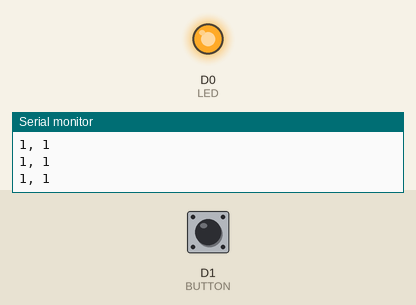
Simulated run of this sketch. Board: Seeed XIAO (SAMD21). Shown: output pins drawn as LEDs (lit = HIGH), the last lines printed to the serial monitor. The test bench sets the inputs (shaded band); at power-on: D1 (BUTTON) HIGH.

Above: at 1.2 s.
1.3 s: D1 (BUTTON) pulled LOW for 0.15 s
At 1.8 s:
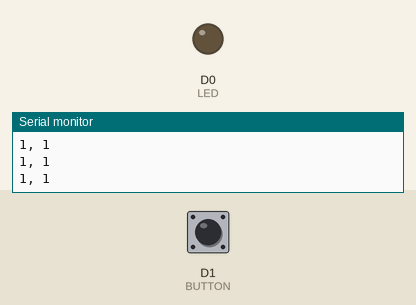
2.9 s: D1 (BUTTON) pulled LOW for 1 s
At 4.3 s:
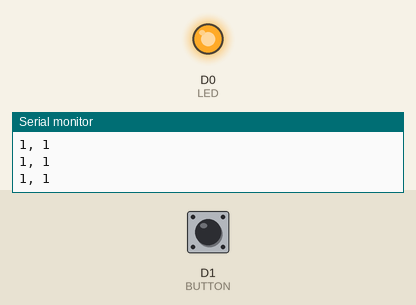
5.4 s: D1 (BUTTON) pulled LOW for 3.2 s
At 9.3 s:
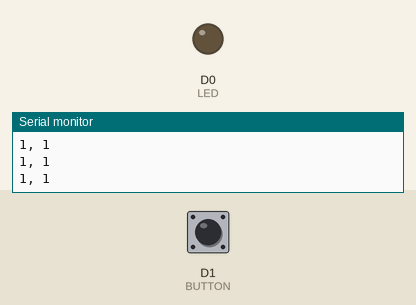
Timing chart, 0 to 10.8 s (numbered marks = the images above; inputs shaded):
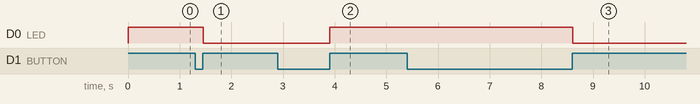

The sketch:

button_challenge.ino
```cpp
// Seeed XIAO RP2040
int LED = D0;
int BUTTON = D1;
int previousState, currentState, ledState;

void setup() {
  pinMode(BUTTON, INPUT);
  pinMode(LED, OUTPUT);
  Serial.begin(115200);

  previousState = 0;
  currentState = 0;
  ledState = 0;
}

void loop() {
  Serial.print(previousState);
  Serial.print(", ");
  Serial.println(currentState);

  previousState = currentState;
  currentState = digitalRead(BUTTON);


  if (previousState == 1 && currentState == 0) {
    release();
  } else if (previousState == 0 && currentState == 1) {
    press();
  }

  delay(50);
}

void release() {
  // Placeholder
  Serial.println("RELEASE!");
}

void press() {
  Serial.println("PRESS!");
  ledState = !ledState;
  digitalWrite(LED, ledState);
}
```

Measured:
- after the input at 1.3 s, D0 (LED): HIGH → LOW after 0.15 s
- after the input at 2.9 s, D0 (LED): LOW → HIGH after 1.0 s
- after the input at 5.4 s, D0 (LED): HIGH → LOW after 3.2 s
